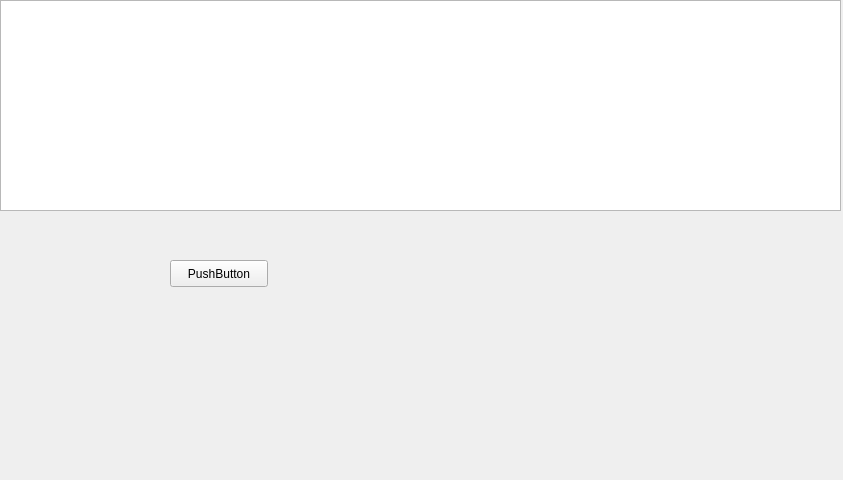
<?xml version="1.0" encoding="UTF-8"?>
<ui version="4.0">
 <class>WlanAvailable</class>
 <widget class="QMainWindow" name="WlanAvailable">
  <property name="geometry">
   <rect>
    <x>0</x>
    <y>0</y>
    <width>843</width>
    <height>480</height>
   </rect>
  </property>
  <property name="windowTitle">
   <string>MainWindow</string>
  </property>
  <widget class="QWidget" name="centralwidget">
   <widget class="QListWidget" name="wlanList">
    <property name="geometry">
     <rect>
      <x>0</x>
      <y>0</y>
      <width>841</width>
      <height>211</height>
     </rect>
    </property>
   </widget>
   <widget class="QPushButton" name="pushButton">
    <property name="geometry">
     <rect>
      <x>170</x>
      <y>260</y>
      <width>98</width>
      <height>27</height>
     </rect>
    </property>
    <property name="text">
     <string>PushButton</string>
    </property>
   </widget>
  </widget>
 </widget>
 <resources/>
 <connections/>
</ui>
